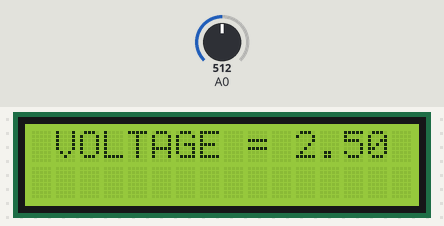
Bench run of a sketch on a simulated Arduino Uno, built with avr-gcc and run on an emulated ATmega328P. Shown: 16×2 character LCD. The test bench sets the inputs (shaded band); at power-on: A0 = 512.

Above: at 1.2 s.
1.3 s: A0 set to 716
At 2.5 s:
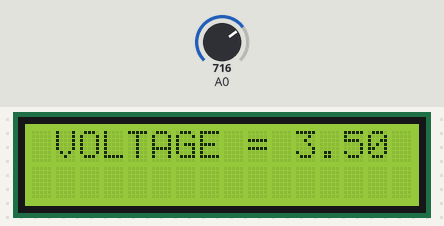
2.8 s: A0 set to 900
At 3.6 s:
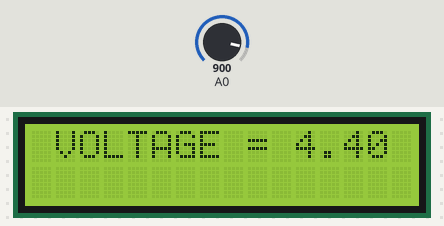
4.3 s: A0 set to 1023
At 4.8 s:
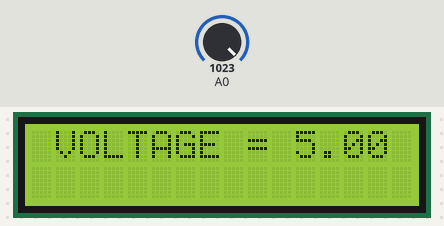
Timing chart, 0 to 7.3 s (numbered marks = the images above; inputs shaded):
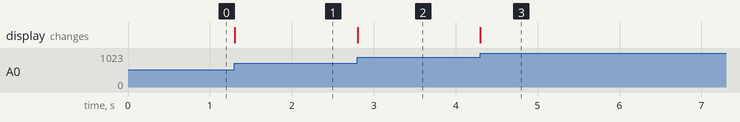

The sketch:

voltage_on_lcd.ino
```cpp
/* This code tells the arduino micro controller to read a bitvalue, convert it into a voltage value
between 0-5 and display this value on an lCD display. */

#include <LiquidCrystal.h> //includes the library required to make the lcd function
const int rs = 12, en = 11, d4 = 5, d5 = 4, d6 = 3, d7 = 2; //connect the pins from arduino to the LCD
LiquidCrystal lcd(rs, en, d4, d5, d6, d7); //assign the pins to the arduino from the LCD
void setup() {
  // put your setup code here, to run once:
analogRead(A0); //define A0 as an input
Serial.begin(9600);  //allow our bitvalue to exists

lcd.begin(16, 2); //identify the x and y coordinates of our lcd display


}

void loop() {
 lcd.setCursor(1,0); //identify an x and y component to begin the display.
  lcd.print("VOLTAGE = "); //this will prin "Voltage" on to the screen so that we know what vaue is being displayed
  float voltage = analogRead(A0) * (5.0/1023.0); // convert the bitvalue into a voltage value
  lcd.print(voltage); //print value onto the lcd display


}
```

Measured:
- after the input at 1.3 s, the display: changes at once (image 1)
- after the input at 2.8 s, the display: changes at once (image 2)
- after the input at 4.3 s, the display: changes at once (image 3)
